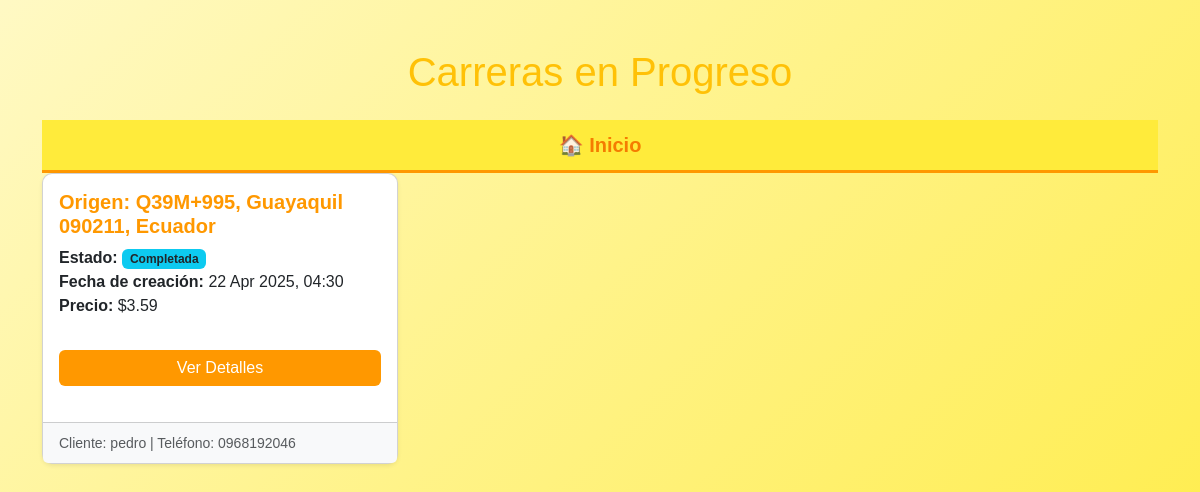
The page /driver/in-progress/ (signed in) on the database its author committed.
### taxis/models.py (models this page shows, shortened)
class Ride(models.Model):
    STATUS_CHOICES = [
        ('requested', 'Solicitada'),
        ('accepted', 'Aceptada'),
        ('in_progress', 'En progreso'),
        ('completed', 'Completada'),
        ('canceled', 'Cancelada'),
    ]
    customer = models.ForeignKey(
        settings.AUTH_USER_MODEL,
        on_delete=models.CASCADE,
        related_name='rides_as_customer',
        limit_choices_to={'role': 'customer'},
    )
    driver = models.ForeignKey(
        settings.AUTH_USER_MODEL,
        on_delete=models.SET_NULL,
        related_name='rides_as_driver',
        null=True,
        blank=True,
        limit_choices_to={'role': 'driver'},
    )
    origin = models.CharField(max_length=255)
    origin_latitude = models.FloatField(null=True, blank=True)
    origin_longitude = models.FloatField(null=True, blank=True)
    start_time = models.DateTimeField(null=True, blank=True)
    end_time = models.DateTimeField(null=True, blank=True)
    price = models.DecimalField(max_digits=10, decimal_places=2, null=True, blank=True)
    status = models.CharField(max_length=15, choices=STATUS_CHOICES, default='requested')
    created_at = models.DateTimeField(auto_now_add=True)
    notified = models.BooleanField(default=False)  # <-- Nuevo campo

class AppUser(AbstractUser):
    ROLE_CHOICES = [
        ('customer', 'Cliente'),
        ('driver', 'Taxista'),
        ('admin', 'Administrador'),
    ]
    role = models.CharField(max_length=10, choices=ROLE_CHOICES, default='customer')
    phone_number = models.CharField(max_length=15, default='', blank=True, null=True)  # Número de celular
    national_id = models.CharField(max_length=20, default='', blank=True, null=True)  # Número de cédula
    profile_picture = models.ImageField(upload_to='profile_pics/', default='default.jpg', blank=True, null=True)  # Foto de perfil
    telegram_chat_id = models.CharField(max_length=255, null=True, blank=True)  # ID de Telegram para mensajes directos
    last_latitude = models.FloatField(null=True, blank=True)
    last_longitude = models.FloatField(null=True, blank=True)

### taxis/views.py (the view)
# urls.py: path('driver/in-progress/', views.driver_in_progress_rides, name='driver_in_progress_rides'),
@login_required
def driver_in_progress_rides(request):
    rides = Ride.objects.filter(driver=request.user).order_by('-created_at')
    return render(request, 'driver_in_progress_rides.html', {'rides': rides})

### taxis/templates/driver_in_progress_rides.html (shortened to what this page needs)
<!DOCTYPE html>
<html lang="en">
<head>
    <link href="https://cdn.jsdelivr.net/npm/bootstrap@5.3.0-alpha3/dist/css/bootstrap.min.css" rel="stylesheet">
</head>
<body>
    <div class="container my-5">
        <h1 class="text-center mb-4 text-warning">Carreras en Progreso</h1>
        <nav>
            <ul>
                <li><a href="{% url 'driver_dashboard' %}">🏠 Inicio</a></li>
            </ul>
        </nav>
        {% if rides %}
            <div class="row g-4">
                {% for ride in rides %}
                <div class="col-md-4">
                    <div class="card shadow-sm h-100">
                        <div class="card-body">
                            <h5 class="card-title">Origen: {{ ride.origin }}</h5>
                            <p class="card-text">
                                <strong>Estado:</strong> <span class="badge bg-info text-dark">{{ ride.get_status_display }}</span><br>
                                <strong>Fecha de creación:</strong> {{ ride.created_at|date:"d M Y, H:i" }}<br>
                                {% if ride.price %}
                                <strong>Precio:</strong> ${{ ride.price }}
                                {% else %}
                                <strong>Precio:</strong> Aún no asignado
                                {% endif %}
                            </p>
                            <a href="{% url 'ride_detail' ride.id %}" class="btn btn-primary w-100 mt-3">Ver Detalles</a>
                        </div>
                        {% if ride.driver %}
                        <div class="card-footer bg-light">
                            <small class="text-muted">Cliente: {{ ride.customer.username }} | Teléfono: {{ ride.customer.phone_number }}</small>
                        </div>
                        {% endif %}
                    </div>
                </div>
                {% endfor %}
            </div>
        {% else %}
        <div class="alert alert-info text-center" role="alert">
            No tienes carreras en progreso.
        </div>
        {% endif %}
    </div>
</body>
</html>

### taxis/templates/driver_in_progress_rides.html (style rules this page uses)
body { background: linear-gradient(135deg, #fff9c4 0%, #ffeb3b 100%); min-height: 100vh; font-family: Arial, sans-serif; }
.card { border-radius: 10px; box-shadow: 0 4px 8px rgba(0, 0, 0, 0.1); margin-bottom: 20px; transition: transform 0.3s ease-in-out; }
.card-title { color: #ff9800; font-weight: bold; }
.btn-primary { background-color: #ff9800; border: none; }
nav { background-color: #ffeb3b; padding: 10px 0; border-bottom: 3px solid #ff9800; }
nav ul { list-style: none; padding: 0; margin: 0; text-align: center; }
nav ul li { display: inline; margin: 0 15px; }
nav ul li a { text-decoration: none; color: #f57c00; font-weight: bold; font-size: 20px; transition: color 0.3s; }

### rows shown on the page
Ride: origin "Q39M+995, Guayaquil 090211, Ecuador", status "Completada", created_at "22 Apr 2025, 04:30", price "3.59", customer.username "pedro", customer.phone_number "0968192046"
